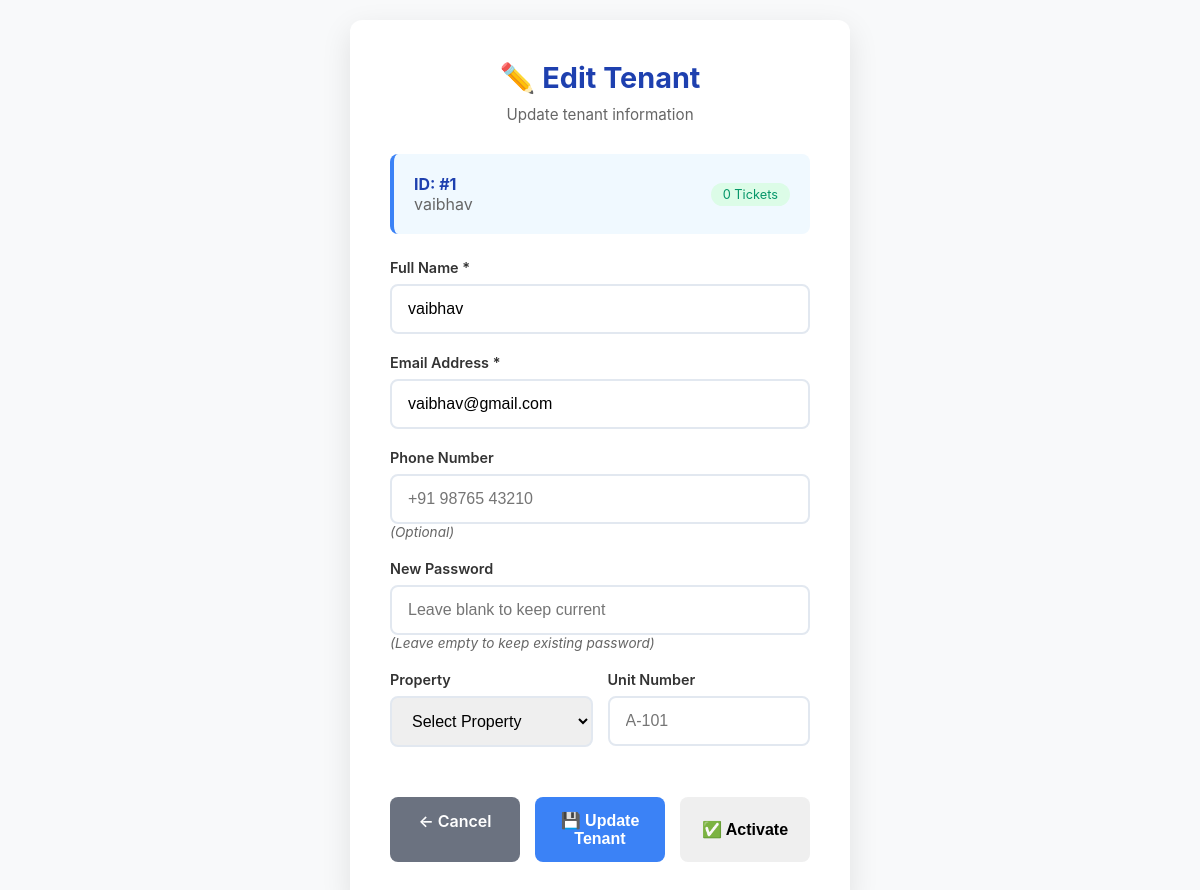
Page /manager/edit_tenant/1 (signed in) on the committed database.
### models.py (models this page shows, shortened)
class Tenant(db.Model, UserMixin):
    __tablename__ = "tenants"
    id = db.Column(db.Integer, primary_key=True)
    name = db.Column(db.String(120))
    email = db.Column(db.String(120), unique=True, nullable=False)
    password_hash = db.Column(db.String(255))
    phone = db.Column(db.String(20))
    is_active = db.Column(db.Boolean, default=True)
    tickets = db.relationship("Ticket", back_populates="tenant")

### app.py (the view, shortened to what this page needs)
@app.route('/manager/edit_tenant/<int:tenant_id>', methods=['GET', 'POST'])
@login_required
def edit_tenant(tenant_id):
    if not isinstance(current_user, Manager):
        abort(403)
    tenant = Tenant.query.get_or_404(tenant_id)
    return render_template('manager/edit_tenant.html', tenant=tenant)

### app.py (called while the page is built, shortened)
@loginmanager.user_loader
def load_user(user_id):
    if not user_id:
        return None
    if ":" in user_id:
        role, raw_id = user_id.split(":", 1)
        if not raw_id.isdigit():
            return None
        lookup = {
            "manager": Manager,
            "tenant": Tenant,
            "technician": Technician,
        }
        model = lookup.get(role)
        if not model:
            return None
        user = db.session.get(model, int(raw_id))
        return user if user and user.is_active else None

### templates/manager/edit_tenant.html (shortened to what this page needs)
<!doctype html>
<html lang="en">
  <head>
  </head>
  <body>
    <div class="container">
      <h1>✏️ Edit Tenant</h1>
      <p class="subtitle">Update tenant information</p>
      <div class="tenant-info">
        <div
          style="
            display: flex;
            justify-content: space-between;
            align-items: center;
          "
        >
          <div>
            <div class="tenant-id">ID: #{{ tenant.id }}</div>
            <div style="color: #666">{{ tenant.name }}</div>
          </div>
          <span
            style="
              background: #dcfce7;
              color: #059669;
              padding: 4px 12px;
              border-radius: 20px;
              font-size: 0.8rem;
            "
          >
            {{ tenant.tickets|length }} Tickets
          </span>
        </div>
      </div>
      <form method="POST">
        <div class="form-group">
          <label for="name">Full Name *</label>
          <input
            type="text"
            id="name"
            name="name"
            value="{{ tenant.name }}"
            required
          />
        </div>
        <div class="form-group">
          <label for="email">Email Address *</label>
          <input
            type="email"
            id="email"
            name="email"
            value="{{ tenant.email }}"
            required
          />
        </div>
        <div class="form-group">
          <label for="phone">Phone Number</label>
          <input
            type="tel"
            id="phone"
            name="phone"
            value="{{ tenant.phone or '' }}"
            placeholder="+91 98765 43210"
          />
          <div class="optional">(Optional)</div>
        </div>
        <div class="form-group">
          <label for="password">New Password</label>
          <input
            type="password"
            id="password"
            name="password"
            placeholder="Leave blank to keep current"
          />
          <div class="optional">(Leave empty to keep existing password)</div>
        </div>
        <div
          style="
            display: grid;
            grid-template-columns: 1fr 1fr;
            gap: 15px;
            margin-bottom: 20px;
          "
        >
          <div class="form-group">
            <label for="property_id">Property</label>
            <select id="property_id" name="property_id">
              <option value="">Select Property</option>
            </select>
          </div>
          <div class="form-group">
            <label for="unit_number">Unit Number</label>
            <input
              type="text"
              id="unit_number"
              name="unit_number"
              placeholder="A-101"
            />
          </div>
        </div>
        <div class="btn-group">
          <a href="{{ url_for('manage_tenants') }}" class="btn btn-secondary"
            >← Cancel</a
          >
          <button type="submit" class="btn btn-primary">
            💾 Update Tenant
          </button>
          {% if tenant.is_active %}
          <form
            method="POST"
            action="{{ url_for('deactivate_tenant', tenant_id=tenant.id) }}"
            style="display: inline"
            onsubmit="return confirm('Deactivate {{ tenant.name }}? They will lose access.');"
          >
            <button type="submit" class="btn btn-danger">🚫 Deactivate</button>
          </form>
          {% else %}
          <form
            method="POST"
            action="{{ url_for('activate_tenant', tenant_id=tenant.id) }}"
            style="display: inline"
          >
            <button type="submit" class="btn btn-success">✅ Activate</button>
          </form>
          {% endif %}
        </div>
      </form>
    </div>
  </body>
</html>

### templates/manager/edit_tenant.html (style rules this page uses)
* { margin: 0; padding: 0; box-sizing: border-box; }
body { font-family: -apple-system, BlinkMacSystemFont, sans-serif; background: #f8f9fa; color: #333; padding: 20px; }
.container { max-width: 500px; margin: 0 auto; background: white; padding: 40px; border-radius: 12px; box-shadow: 0 10px 30px rgba(0, 0, 0, 0.1); }
h1 { color: #1e40af; margin-bottom: 10px; text-align: center; font-size: 1.8rem; font-weight: 700; }
.subtitle { color: #666; text-align: center; margin-bottom: 30px; font-size: 0.95rem; }
.tenant-info { background: #f0f9ff; padding: 20px; border-radius: 8px; margin-bottom: 25px; border-left: 4px solid #3b82f6; }
.tenant-id { font-weight: 700; color: #1e40af; }
.form-group { margin-bottom: 20px; }
label { display: block; margin-bottom: 8px; font-weight: 600; color: #333; font-size: 0.9rem; }
input, select { width: 100%; padding: 14px 16px; border: 2px solid #e2e8f0; border-radius: 8px; font-size: 1rem; transition: border-color 0.2s; }
.optional { color: #666; font-size: 0.85rem; font-style: italic; }
.btn-group { display: flex; gap: 15px; margin-top: 30px; }
.btn { flex: 1; padding: 14px 20px; border: none; border-radius: 8px; font-weight: 600; cursor: pointer; font-size: 1rem; text-decoration: none; text-align: center; transition: all 0.2s; }
.btn-primary { background: #3b82f6; color: white; }
.btn-secondary { background: #6b7280; color: white; }

### rows in the picture
Tenant: id "1", name "vaibhav", email "vaibhav@gmail.com"

### other values in the picture
{{ tenant.tickets|length }} "0"
